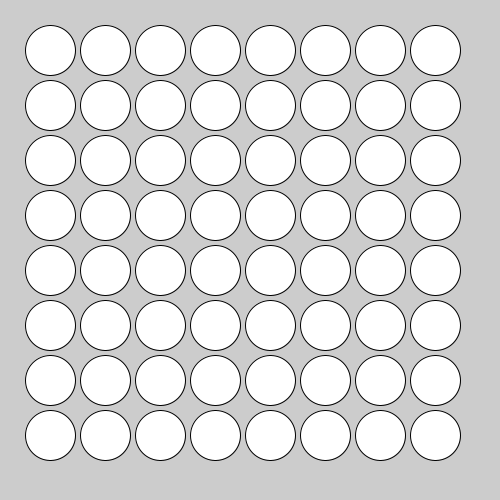
Frame 1 (no input)
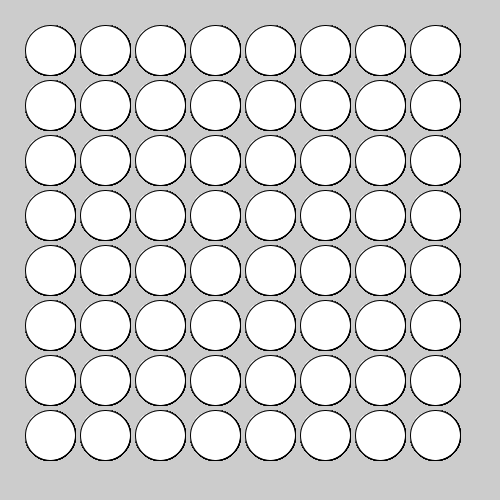
Frame 60 (the mouse pressed at the canvas centre just before this capture)
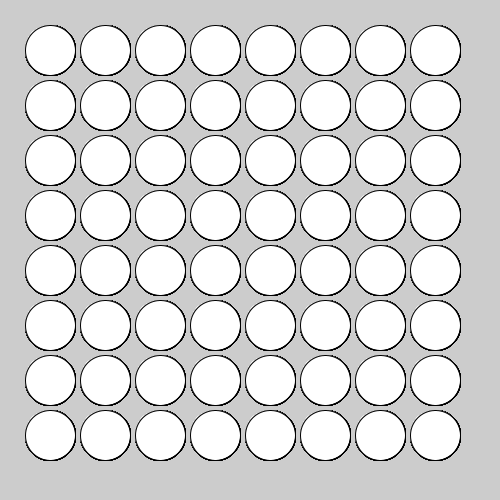
Frame 120 (the mouse held since frame 60 and released just before this capture)

The Processing sketch that drew these frames (run headless with seeded random() and noise(); from frame 60 on, the mouse is pressed at the canvas centre):

// Processing sketch: week04_go
// ── week04_go.pde
void setup(){
  size(500,500);
}
void draw(){
  for(int x=50;x<=450;x+=55){
    for(int y=50;y<=450;y+=55){
      ellipse(x,y,50,50);
    }
  }
}
